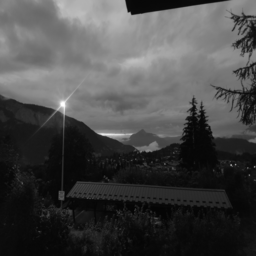
%> input picture 512x512x1Test1.bmp, 256 x 256 px
$ octave Phase_Encryption_Code.m   (GNU Octave 9; MATLAB toolbox functions it lacks are replaced by stand-ins)
%> lines starting %> are read from the running program, lines starting %| are printed output that depends on the picture
clc;clear;

prompt = {'enter 1 for encryption of image, enter 2 for decryption of image'};
answer = inputdlg(prompt);
%> the answer given: 1

if answer(1) == "1"
    [file,path] = uigetfile('*.*','select image to be encrypted');
%> the answer given: 512x512x1Test1.bmp
    image = im2double(imread([path,file]));
%> image: size 256x256x3 double; min 0.0157, max 1, mean 0.279
    sizeOfImage = size(image);
%> sizeOfImage = [256 256 3]
    phaseMaskSpatial = rand(sizeOfImage(1),sizeOfImage(2));
    phaseMaskFrequency = phaseMask(sizeOfImage);
    encryptedImage = splitAndEncryptImage(image,sizeOfImage,phaseMaskSpatial,phaseMaskFrequency);
    key = [phaseMaskSpatial phaseMaskSpatial;real(phaseMaskFrequency) imag(phaseMaskFrequency)];
    imwrite(key,'C:\Users\Ross\Documents\MATLAB\Personal Project\outputFolder\Key.bmp')
    imwrite(encryptedImage,'C:\Users\Ross\Documents\MATLAB\Personal Project\outputFolder\EncryptedImage.bmp');
else
    [file,path] = uigetfile('*.*','select encrypted Image');
    encryptedImage = im2double(imread([path,file]));
    sizeOfImage = size(encryptedImage);
    [file,path] = uigetfile('*.*','select key');
    key = im2double(imread([path,file]));

    phaseMaskSpatial = key(1:sizeOfImage(1),1:sizeOfImage(2));
    phaseMaskFrequencyReal = key(sizeOfImage(1)+1:2*sizeOfImage(1),1:sizeOfImage(2));
    phaseMaskFrequencyImaginary = key(sizeOfImage(1)+1:2*sizeOfImage(1),sizeOfImage(2)+1:2*sizeOfImage(2));
    phaseMaskFrequency = complex(phaseMaskFrequencyReal,phaseMaskFrequencyImaginary);

    decryptedImage = splitAndDecryptImage(encryptedImage,sizeOfImage,phaseMaskSpatial,phaseMaskFrequency);
    imshow(decryptedImage);
    %imwrite(decryptedImage,'C:\Users\Ross\Documents\MATLAB\Personal Project\outputFolder\decryptedImage.bmp')
end

%% Functions

function encryptedImage = splitAndEncryptImage(image,sizeOfImage,phaseMaskSpatial,phaseMaskFrequency)
%> called with sizeOfImage = [256 256 3]
    if size(sizeOfImage) ~= 3 % if the image is a bit image
        encryptedImage = encryptImage(image,phaseMaskSpatial,phaseMaskFrequency);
    else
        imageR = image(:, :, 1);
        imageG = image(:, :, 2);
        imageB = image(:, :, 3);

        imageR = encryptImage(imageR,phaseMaskSpatial,phaseMaskFrequency);
        imageG = encryptImage(imageG,phaseMaskSpatial,phaseMaskFrequency);
        imageB = encryptImage(imageB,phaseMaskSpatial,phaseMaskFrequency);
        encryptedImage = cat(3, imageR, imageG, imageB);
    end
end

function decryptedImage = splitAndDecryptImage(encryptedImage,sizeOfImage,phaseMaskSpatial,phaseMaskFrequency)
    if size(sizeOfImage) ~= 3 % if the image is a bit image
        decryptedImage = decryptImage(encryptedImage,phaseMaskSpatial,phaseMaskFrequency);
    else
        imageR = encryptedImage(:, :, 1);
        imageG = encryptedImage(:, :, 2);
        imageB = encryptedImage(:, :, 3);

        imageR = decryptImage(imageR,phaseMaskSpatial,phaseMaskFrequency);
        imageG = decryptImage(imageG,phaseMaskSpatial,phaseMaskFrequency);
        imageB = decryptImage(imageB,phaseMaskSpatial,phaseMaskFrequency);
        decryptedImage = cat(3, imageR, imageG, imageB);
    end
end

function encryptedImage = encryptImage(image,phaseMaskSpatial,phaseMaskFrequency)
    image = image.*phaseMaskSpatial;
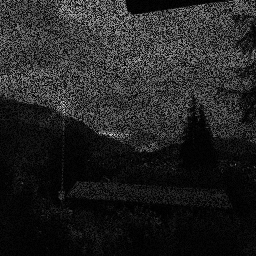
%> image: size 256x256 double; min 1.63e-06, max 0.994, mean 0.139
    image = fftshift(fft2(fftshift(image)));
    image = image.*phaseMaskFrequency;
    encryptedImage = ifftshift(ifft2(ifftshift(image)));
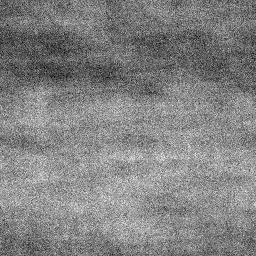
%> encryptedImage: size 256x256 double; min -0.482, max 0.694, mean 0.121; drawn with min black and max white
%> `imwrite(encryptedImage,'C:\Users\Ross\Documents\MATLAB\Personal Projec..`:
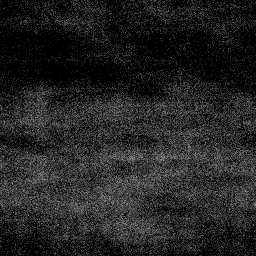
%> saved as EncryptedImage.bmp: size 256x256x3 uint8; min 0, max 177, mean 35.8
end

function decryptedImage = decryptImage(image,phaseMaskSpatial,phaseMaskFrequency)
    inversePhaseMaskSpatial = -1*phaseMaskSpatial;
    inversePhaseMaskFrequency = exp(-1*log(phaseMaskFrequency));
    %image = image.*inversePhaseMaskSpatial;
    image = fftshift(fft2(fftshift(image)));% Convert Image to frequency domain
    image = image.*inversePhaseMaskFrequency;
    decryptedImage = ifftshift(ifft2(ifftshift(image)));
end

function x = phaseMask(sizeOfImage)
    x1 = exp(-1i*2*pi*rand(sizeOfImage(1)-1,sizeOfImage(2)/2-1));

    for z = 1:(sizeOfImage(1)-2)/2
        x2(z,1) = exp(-1i*2*pi*rand());
    end
    x2 = [x2;rand();conj(flipud(x2))];

    x3 = conj(rot90(x1,2));

    for z = 1:(sizeOfImage(1)-2)/2
        x4(z,1) = exp(-1i*2*pi*rand());
    end
    x4 = [x4;rand();conj(flipud(x4))];

    for z = 1:(sizeOfImage(2)-2)/2
        x5(1,z) = exp(-1i*2*pi*rand());
    end
    x5 = [rand() x5 rand() conj(fliplr(x5))];

    x = [x4 x1 x2 x3];

    x = [x5;x];
end

$ run again, on 512x512x1Test3.bmp
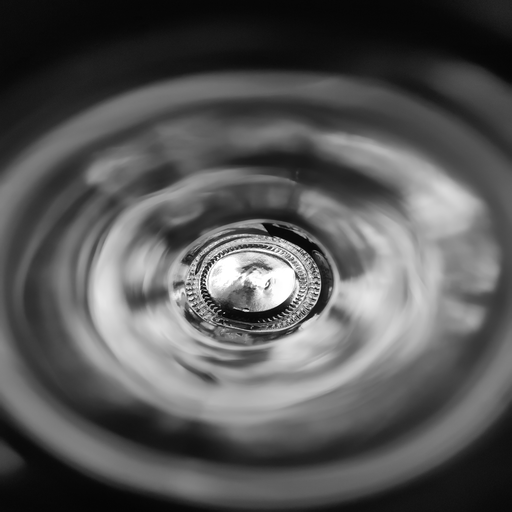
%> input picture 512x512x1Test3.bmp, 512 x 512 px
%> in encryptImage, `encryptedImage = ifftshift(ifft2(ifftshift(image)));`:
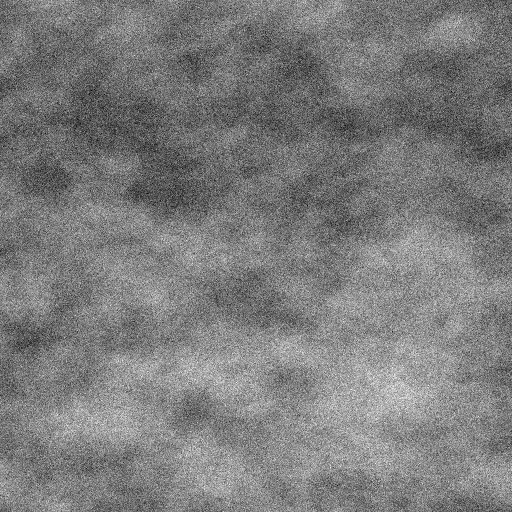
%> encryptedImage: size 512x512 double; min -0.638, max 0.745, mean 0.0379; drawn with min black and max white
%> `imwrite(encryptedImage,'C:\Users\Ross\Documents\MATLAB\Personal Projec..`:
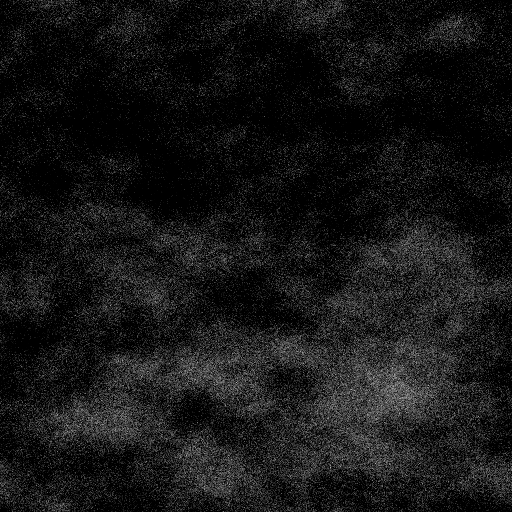
%> saved as EncryptedImage.bmp: size 512x512x3 uint8; min 0, max 190, mean 22

$ run again, on 512x512x1Test4.bmp
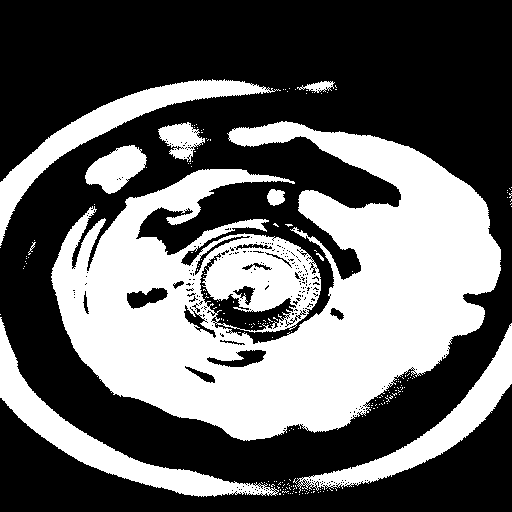
%> input picture 512x512x1Test4.bmp, 512 x 512 px
%> in encryptImage, `encryptedImage = ifftshift(ifft2(ifftshift(image)));`:
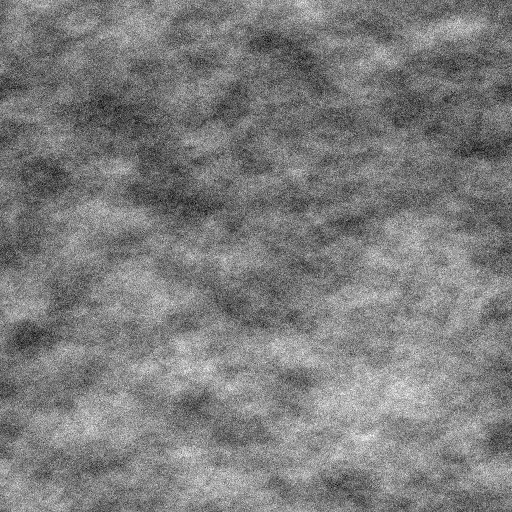
%> encryptedImage: size 512x512 double; min -1.19, max 1.32, mean 0.0438; drawn with min black and max white
%> `imwrite(encryptedImage,'C:\Users\Ross\Documents\MATLAB\Personal Projec..`:
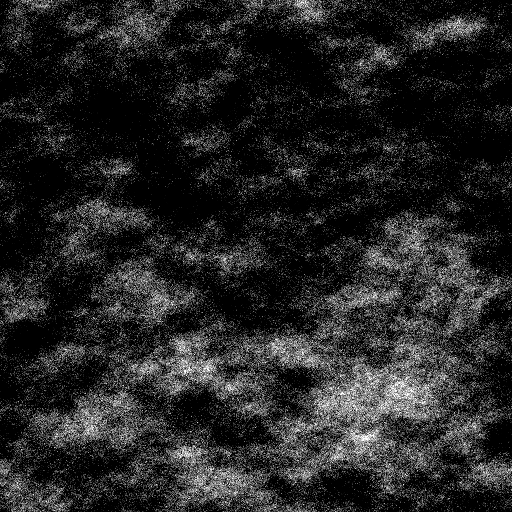
%> saved as EncryptedImage.bmp: size 512x512 uint8; min 0, max 255, mean 36.9
